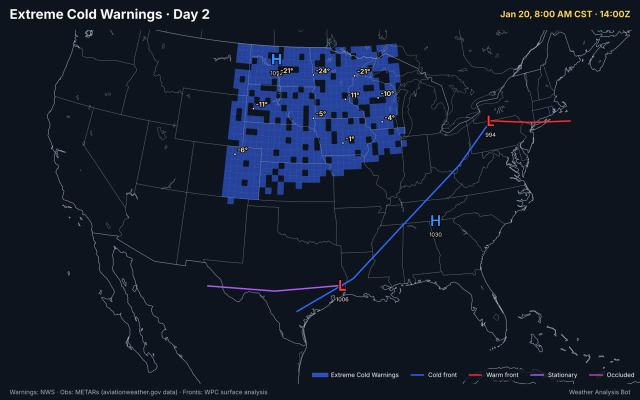
#> input picture gallery/hazard-map-layout.jpg, 1280 x 800 px (shown at 1/2 size)
$ python -i render.py   (imports and definitions only)
#> lines starting #> are read from the running program, lines starting #| are printed output that depends on the picture
### studio/config.py
"""Central configuration. Everything tunable lives here or in environment variables."""
import os
from pathlib import Path

ROOT = Path(__file__).resolve().parent.parent
DATA_DIR = Path(__file__).resolve().parent / "data"
OUT_DIR = Path(os.getenv("OUT_DIR") or ROOT / "out")
STATE_FILE = Path(os.getenv("STATE_FILE") or ROOT / ".state" / "state.json")
CACHE_DIR = Path(os.getenv("CACHE_DIR") or ROOT / ".cache")

BRAND = os.getenv("BOT_BRAND") or "Weather Map Studio"
HANDLE = os.getenv("BOT_HANDLE") or ""
DISPLAY_TZ = os.getenv("DISPLAY_TZ") or "America/Chicago"
CONTACT = os.getenv("NWS_CONTACT") or "weatherbot-contact@example.com"
USER_AGENT = f"({BRAND} X bot, {CONTACT})"
ANTHROPIC_MODEL = os.getenv("ANTHROPIC_MODEL") or "claude-haiku-4-5-20251001"
DRY_RUN = os.getenv("DRY_RUN", "0") == "1"


def _i(name, default):
    return int(os.getenv(name) or default)


# --- Data sources (NOAA / NWS / Iowa Environmental Mesonet) ---------------
NWS_ALERTS = "https://api.weather.gov/alerts/active?status=actual"
IEM_RADAR = "https://mesonet.agron.iastate.edu/archive/data/{t:%Y/%m/%d}/GIS/uscomp/n0q_{t:%Y%m%d%H%M}.png"
# n0q composite geometry: upper-left corner and degrees per pixel
RADAR_UL = (-126.0, 50.0)
RADAR_RES = 0.005
IEM_SBW = "https://mesonet.agron.iastate.edu/api/1/vtec/sbw_interval.geojson"
IEM_LSR = "https://mesonet.agron.iastate.edu/geojson/lsr.php"
NHC_STORMS = "https://www.nhc.noaa.gov/CurrentStorms.json"
NHC_CONE = "https://www.nhc.noaa.gov/storm_graphics/{bin}/{ID}_5day_cone_with_line_and_wind.png"
GOES_FLOATER = "https://cdn.star.nesdis.noaa.gov/FLOATER/data/{ID}/GEOCOLOR/"
GOES_SECTOR = "https://cdn.star.nesdis.noaa.gov/{sat}/ABI/SECTOR/{sector}/GEOCOLOR/"
GFS_NOMADS = ("https://nomads.ncep.noaa.gov/cgi-bin/filter_gfs_0p25.pl?dir=%2Fgfs.{d}%2F{h}%2Fatmos"
              "&file=gfs.t{h}z.pgrb2.0p25.f000&var_HGT=on&var_TMP=on&var_UGRD=on&var_VGRD=on"
              "&lev_250_mb=on&lev_500_mb=on&lev_850_mb=on"
              "&subregion=&toplat=75&leftlon=190&rightlon=330&bottomlat=10")
GFS_AWS = "https://noaa-gfs-bdp-pds.s3.amazonaws.com/gfs.{d}/{h}/atmos/gfs.t{h}z.pgrb2.0p25.f000"
PSL_LTM = "https://downloads.psl.noaa.gov/Datasets/ncep.reanalysis.derived/pressure/{var}.mon.ltm.1991-2020.nc"

# --- Severe weather triggers ---------------------------------------------
# An "event" starts when a cluster of nearby warnings reaches either count.
EVENT_TOR_COUNT = _i("EVENT_TOR_COUNT", 4)          # tornado warnings in one cluster
EVENT_ANY_COUNT = _i("EVENT_ANY_COUNT", 15)         # tornado + severe t-storm + flash flood warnings
CLUSTER_LINK_DEG = float(os.getenv("CLUSTER_LINK_DEG") or 3.0)   # warnings this close join a cluster
EVENT_UPDATE_GAP_MIN = _i("EVENT_UPDATE_GAP_MIN", 90)  # min minutes between in-event update loops
EVENT_END_QUIET_MIN = _i("EVENT_END_QUIET_MIN", 90)    # quiet this long -> event over -> summary
EVENT_END_COUNT = _i("EVENT_END_COUNT", 2)             # "quiet" = fewer warnings than this
EVENT_MAX_HOURS = _i("EVENT_MAX_HOURS", 14)            # summary covers at most this window
LOOP_MINUTES = _i("LOOP_MINUTES", 90)                  # length of live loops
SUMMARY_FRAMES = _i("SUMMARY_FRAMES", 72)              # frames in the end-of-event time lapse

# Tropical triggers
TROPICAL_NEW_MIN = os.getenv("TROPICAL_NEW_MIN") or "TS"   # post new storms once they reach this
RI_KT_24H = _i("RI_KT_24H", 30)                              # rapid intensification threshold
TROPICAL_SATELLITE_FRAMES = _i("TROPICAL_SATELLITE_FRAMES", 36)
RECAP_MIN_KT = _i("RECAP_MIN_KT", 64)        # life-recap animation when a storm this strong dissipates

# "Years ago today" animations for landmark storms (name, year). Posted on the anniversary of
# their strongest landfall (from HURDAT2). Edit freely.
ANNIVERSARY_STORMS = [
    ("ANDREW", 1992), ("HUGO", 1989), ("OPAL", 1995), ("FRAN", 1996), ("GEORGES", 1998), ("MITCH", 1998),
    ("FLOYD", 1999), ("ISABEL", 2003), ("CHARLEY", 2004), ("FRANCES", 2004), ("IVAN", 2004), ("JEANNE", 2004),
    ("DENNIS", 2005), ("KATRINA", 2005), ("RITA", 2005), ("WILMA", 2005), ("GUSTAV", 2008), ("IKE", 2008),
    ("IRENE", 2011), ("SANDY", 2012), ("MATTHEW", 2016), ("HARVEY", 2017), ("IRMA", 2017), ("MARIA", 2017),
    ("FLORENCE", 2018), ("MICHAEL", 2018), ("DORIAN", 2019), ("LAURA", 2020), ("DELTA", 2020), ("ETA", 2020),
    ("IDA", 2021), ("IAN", 2022), ("IDALIA", 2023), ("BERYL", 2024), ("HELENE", 2024), ("MILTON", 2024),
]

# Upper air: always post the 12Z analysis; post 00Z only if anomalies are this large
UPPER_NOTABLE_HGT_DAM = _i("UPPER_NOTABLE_HGT_DAM", 24)   # 500 mb height anomaly (decameters)
UPPER_NOTABLE_T850_C = _i("UPPER_NOTABLE_T850_C", 14)     # 850 mb temperature anomaly (C)

### studio/render.py
"""Image branding and time-lapse video encoding (Pillow + ffmpeg)."""
import shutil
import subprocess
import tempfile
from datetime import datetime, timezone
from pathlib import Path
from zoneinfo import ZoneInfo

from PIL import Image, ImageDraw, ImageFont

from . import config

_FONT_PATHS = [
    "/usr/share/fonts/truetype/dejavu/DejaVuSans-Bold.ttf",
    "/usr/share/fonts/truetype/liberation/LiberationSans-Bold.ttf",
    "/Library/Fonts/Arial Bold.ttf",
    "C:/Windows/Fonts/arialbd.ttf",
]


def font(size: int):
    for p in _FONT_PATHS:
        if Path(p).exists():
            return ImageFont.truetype(p, size)
    return ImageFont.load_default(size=size)


def local_time_label(dt: datetime) -> str:
    tz = ZoneInfo(config.DISPLAY_TZ)
    loc = dt.astimezone(tz)
    return f"{loc:%b %-d, %-I:%M %p} {loc.tzname()} · {dt.astimezone(timezone.utc):%H:%MZ}"


def brand(img: Image.Image, title: str, subtitle: str = "", max_w: int = 1280,
          credit: str = "Data: NOAA / National Weather Service") -> Image.Image:
    """Resize to max_w, then add a dark header bar with title/subtitle and a footer credit."""
    img = img.convert("RGB")
    if img.width > max_w:
        img = img.resize((max_w, round(img.height * max_w / img.width)), Image.LANCZOS)
    w = img.width
    bar = max(40, w // 22)
    foot = max(22, w // 48)
    canvas = Image.new("RGB", (w, img.height + bar + foot), (14, 20, 30))
    canvas.paste(img, (0, bar))
    d = ImageDraw.Draw(canvas)
    f_title, f_sub, f_foot = font(int(bar * 0.48)), font(int(bar * 0.36)), font(int(foot * 0.6))
    pad = int(bar * 0.3)
    d.text((pad, bar / 2), title, font=f_title, fill=(255, 255, 255), anchor="lm")
    if subtitle:
        d.text((w - pad, bar / 2), subtitle, font=f_sub, fill=(255, 210, 90), anchor="rm")
    d.text((pad, img.height + bar + foot / 2), credit, font=f_foot, fill=(170, 180, 195), anchor="lm")
    tag = config.HANDLE or config.BRAND
    d.text((w - pad, img.height + bar + foot / 2), tag, font=f_foot, fill=(170, 180, 195), anchor="rm")
    return canvas


def even(img: Image.Image) -> Image.Image:
    """H.264 needs even dimensions."""
    w, h = img.width - img.width % 2, img.height - img.height % 2
    return img if (w, h) == img.size else img.crop((0, 0, w, h))


def frames_to_mp4(frames: list[Image.Image], out: Path, fps: int = 12,
                  hold_last_sec: float = 1.5, loops: int = 2) -> Path:
    """Encode frames into an X-friendly MP4 (H.264, yuv420p, faststart)."""
    if not shutil.which("ffmpeg"):
        raise RuntimeError("ffmpeg is not installed")
    if not frames:
        raise ValueError("no frames to encode")
    size = even(frames[0]).size
    seq = []
    hold = max(1, int(fps * hold_last_sec))
    for _ in range(loops):
        seq += frames + [frames[-1]] * hold
    out.parent.mkdir(parents=True, exist_ok=True)
    with tempfile.TemporaryDirectory() as tmp:
        for i, fr in enumerate(seq):
            fr = even(fr.convert("RGB"))
            if fr.size != size:
                fr = fr.resize(size, Image.LANCZOS)
            fr.save(f"{tmp}/f{i:05d}.png")
        cmd = ["ffmpeg", "-y", "-loglevel", "error", "-framerate", str(fps),
               "-i", f"{tmp}/f%05d.png", "-c:v", "libx264", "-preset", "medium",
               "-crf", "23", "-pix_fmt", "yuv420p", "-profile:v", "high",
               "-movflags", "+faststart", "-r", "30", str(out)]
        subprocess.run(cmd, check=True)
    return out

>>> import cv2
>>> picture = cv2.imread('../gallery/hazard-map-layout.jpg', cv2.IMREAD_GRAYSCALE)
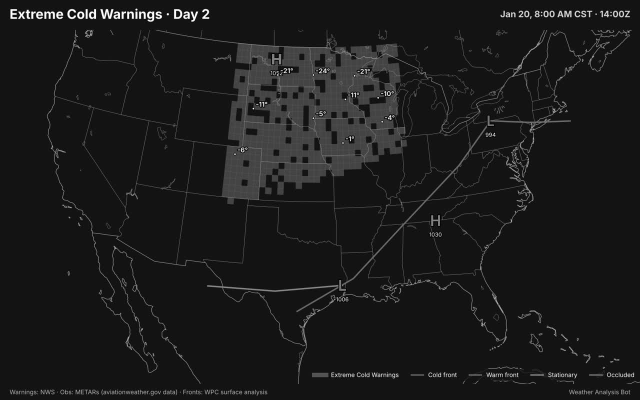
#> picture: shape (800, 1280) (shown at 1/2 size); min 0, max 255, mean 26.6
>>> result = frames_to_mp4(picture, 'out.png')
#> (the run stopped early here; a loop or call above may not have finished)

$ run again, on gallery/severe-recap-layout.jpg
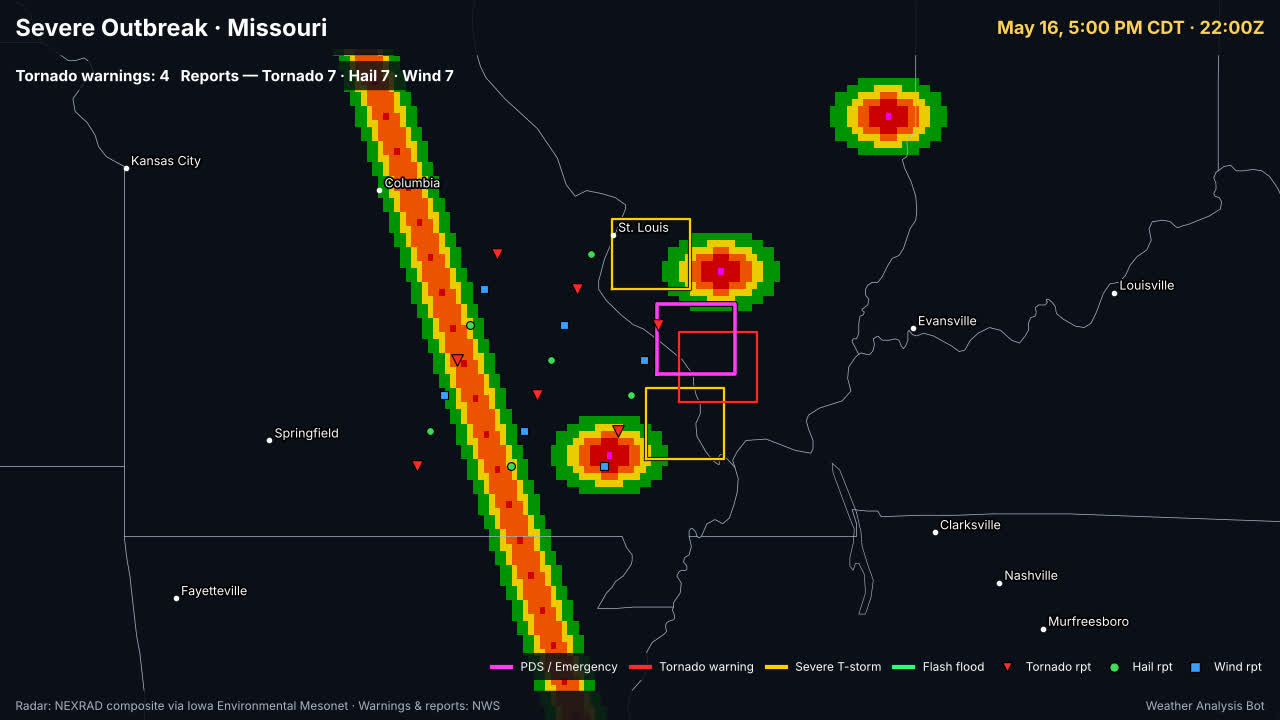
#> input picture gallery/severe-recap-layout.jpg, 1280 x 720 px
#> `picture = cv2.imread('../gallery/hazard-map-layout.jpg', cv2.IMREAD_GR..`:
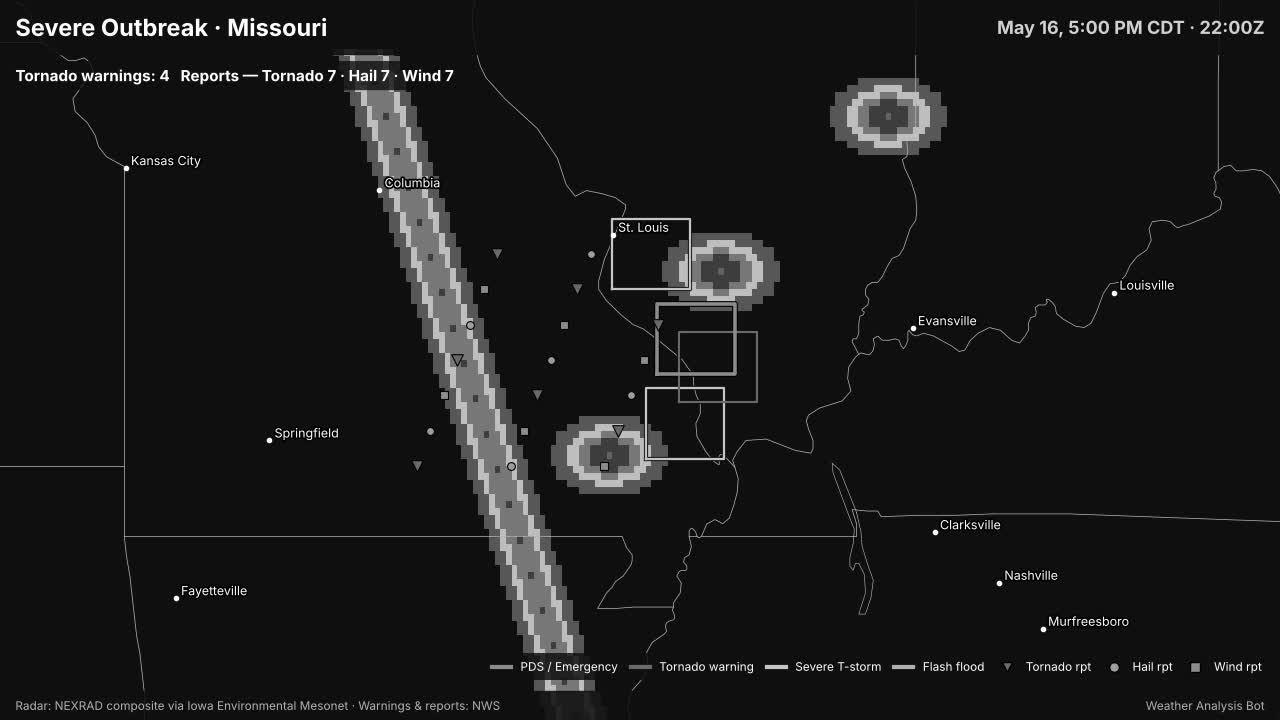
#> picture: shape (720, 1280); min 0, max 255, mean 24.9
